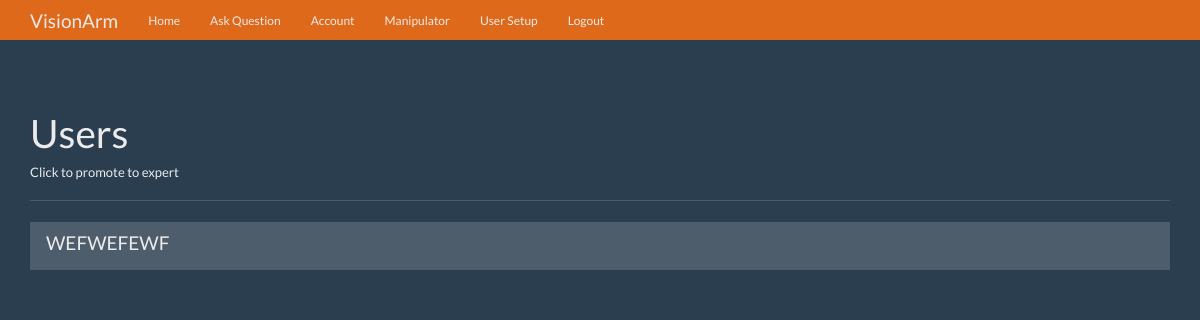
Page /users (signed in) on the earlier database version.
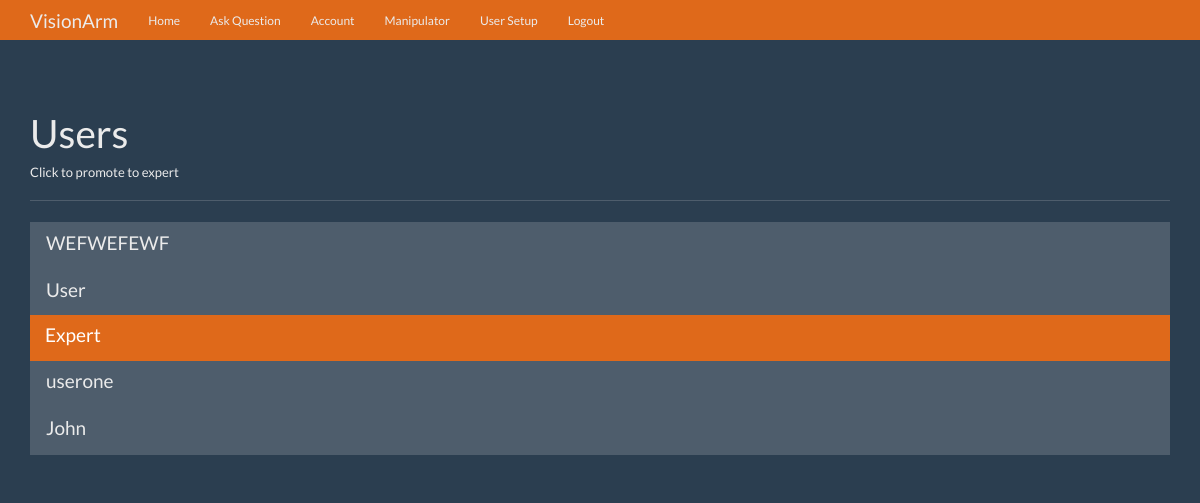
Same page on the later database version.
### visionarm/models.py (models this page shows, shortened)
class User(db.Model, UserMixin):
    id = db.Column(db.Integer, primary_key=True)
    login = db.Column(db.String(50))
    password = db.Column(db.String(100))
    name = db.Column(db.String(50))
    surname = db.Column(db.String(50))
    expert = db.Column(db.Boolean)
    admin = db.Column(db.Boolean)
    questions_asked = db.relationship(
        'Question',
        foreign_keys='Question.asked_by_id',
        backref='asker',
        lazy=True
    )
    answers_requested = db.relationship(
        'Question',
        foreign_keys='Question.expert_id',
        backref='expert',
        lazy=True
    )
    @property
    def unhashed_password(self):
        """
        Property that raises an error when attempting to access the unhashed password.

        Used to prevent direct access to the unhashed password.
        """
        raise AttributeError('Cannot view unhashed password!')

### visionarm/routes/main.py (the view)
@main.route('/users')
@login_required
def users():
    if not current_user.admin:
        return redirect(url_for('main.index'))
    users = User.query.filter_by(admin=False).all()
    context = {
        'users': users
    }
    return render_template('users.html', **context)

### visionarm/__init__.py (called while the page is built)
def create_app(config_file='settings.py'):
    app = Flask(__name__)
    app.config.from_pyfile(config_file)
    db.init_app(app)
    login_manager.init_app(app)
    login_manager.login_view = 'auth.login'
    @login_manager.user_loader
    def load_user(user_id):
        return User.query.get(user_id)
    app.register_blueprint(main)
    app.register_blueprint(auth)
    app.cli.add_command(create_tables)
    return app

### visionarm/templates/users.html (shortened to what this page needs)
{% extends 'base.html' %}
{% block content %}
<div class="page-header">
        <h1>Users</h1>
        <h6>Click to promote to expert</h6>
      </div>
      <div class="row">
        <div class="col-lg-12">
          <div class="list-group">
            {% for user in users %}
              <a href="{{ url_for('main.promote', user_id=user.id) }}" class="list-group-item {% if user.expert %}active{% endif %}">
                <h4 class="list-group-item-heading">{{ user.name }}</h4>
              </a>
            {% endfor %}
          </div>
        </div>
      </div>
{% endblock %}

Differences in the rows shown:
added User: name "User"
added User: name "Expert", expert True (drawn)
added User: name "userone"
added User: name "John"
